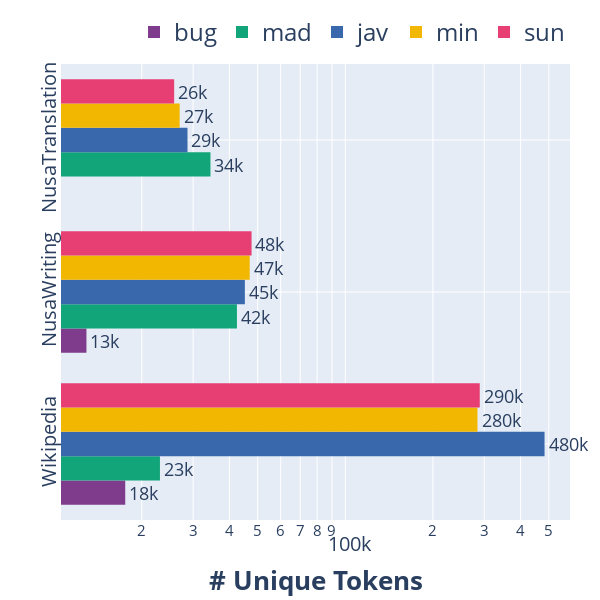

Notebook source saved alongside this figure:
### Code cell
fig = px.histogram(unique_tokens_df, x="unique_tokens", y="type",
    color='lang', barmode='group', orientation='h', text_auto=".2s",
    color_discrete_sequence=px.colors.qualitative.Bold,
    height=400)
fig.update_traces(textfont_size=22, textangle=0, textposition="outside", cliponaxis=False)
fig.update_layout(
    xaxis=dict(
        title='<b># Unique Tokens</b>',
        gridcolor='white',
        type='log',
        gridwidth=1,
        titlefont=dict(size=26),
        tickfont_size=20,
    ),
    yaxis=dict(
        gridcolor='white',
        gridwidth=1,
        titlefont=dict(size=26),
        tickfont_size=20,
        tickangle=-90,
        title="",
    ),
    legend=dict(
        font=dict(size=24),
        orientation="h",
        yanchor="bottom",
        y=1.02,
        xanchor="right",
        x=1,
        title="",
        itemsizing="constant",
    ),
    margin=dict(l=10, r=30, t=10, b=10),
    height=600, width=600, title_text="")
fig.show()

### Figure 1 — Plotly figure (JSON) as saved in the notebook; plotly's stock layout.template omitted (floating-point values rounded to 4 significant figures)
{"data": [{"alignmentgroup": "True", "bingroup": "y", "cliponaxis": false, "histfunc": "sum", "hovertemplate": "lang=bug<br>sum of unique_tokens=%{x}<br>type=%{y}<extra></extra>", "legendgroup": "bug", "marker": {"color": "rgb(127, 60, 141)", "pattern": {"shape": ""}}, "name": "bug", "offsetgroup": "bug", "orientation": "h", "showlegend": true, "textangle": 0, "textfont": {"size": 22}, "textposition": "outside", "texttemplate": "%{value:.2s}", "type": "histogram", "x": [17542, 12909, 0], "xaxis": "x", "y": ["Wikipedia", "NusaWriting", "NusaTranslation"], "yaxis": "y"}, {"alignmentgroup": "True", "bingroup": "y", "cliponaxis": false, "histfunc": "sum", "hovertemplate": "lang=mad<br>sum of unique_tokens=%{x}<br>type=%{y}<extra></extra>", "legendgroup": "mad", "marker": {"color": "rgb(17, 165, 121)", "pattern": {"shape": ""}}, "name": "mad", "offsetgroup": "mad", "orientation": "h", "showlegend": true, "textangle": 0, "textfont": {"size": 22}, "textposition": "outside", "texttemplate": "%{value:.2s}", "type": "histogram", "x": [23085, 42443, 34422], "xaxis": "x", "y": ["Wikipedia", "NusaWriting", "NusaTranslation"], "yaxis": "y"}, {"alignmentgroup": "True", "bingroup": "y", "cliponaxis": false, "histfunc": "sum", "hovertemplate": "lang=jav<br>sum of unique_tokens=%{x}<br>type=%{y}<extra></extra>", "legendgroup": "jav", "marker": {"color": "rgb(57, 105, 172)", "pattern": {"shape": ""}}, "name": "jav", "offsetgroup": "jav", "orientation": "h", "showlegend": true, "textangle": 0, "textfont": {"size": 22}, "textposition": "outside", "texttemplate": "%{value:.2s}", "type": "histogram", "x": [483499, 45190, 28707], "xaxis": "x", "y": ["Wikipedia", "NusaWriting", "NusaTranslation"], "yaxis": "y"}, {"alignmentgroup": "True", "bingroup": "y", "cliponaxis": false, "histfunc": "sum", "hovertemplate": "lang=min<br>sum of unique_tokens=%{x}<br>type=%{y}<extra></extra>", "legendgroup": "min", "marker": {"color": "rgb(242, 183, 1)", "pattern": {"shape": ""}}, "name": "min", "offsetgroup": "min", "orientation": "h", "showlegend": true, "textangle": 0, "textfont": {"size": 22}, "textposition": "outside", "texttemplate": "%{value:.2s}", "type": "histogram", "x": [284476, 46955, 26980], "xaxis": "x", "y": ["Wikipedia", "NusaWriting", "NusaTranslation"], "yaxis": "y"}, {"alignmentgroup": "True", "bingroup": "y", "cliponaxis": false, "histfunc": "sum", "hovertemplate": "lang=sun<br>sum of unique_tokens=%{x}<br>type=%{y}<extra></extra>", "legendgroup": "sun", "marker": {"color": "rgb(231, 63, 116)", "pattern": {"shape": ""}}, "name": "sun", "offsetgroup": "sun", "orientation": "h", "showlegend": true, "textangle": 0, "textfont": {"size": 22}, "textposition": "outside", "texttemplate": "%{value:.2s}", "type": "histogram", "x": [289629, 47648, 25831], "xaxis": "x", "y": ["Wikipedia", "NusaWriting", "NusaTranslation"], "yaxis": "y"}], "layout": {"barmode": "group", "height": 600, "legend": {"font": {"size": 24}, "itemsizing": "constant", "orientation": "h", "title": {"text": ""}, "tracegroupgap": 0, "x": 1, "xanchor": "right", "y": 1.02, "yanchor": "bottom"}, "margin": {"b": 10, "l": 10, "r": 30, "t": 10}, "title": {"text": ""}, "width": 600, "xaxis": {"anchor": "y", "autorange": true, "domain": [0, 1], "gridcolor": "white", "gridwidth": 1, "range": [4.023, 5.772], "tickfont": {"size": 20}, "title": {"font": {"size": 26}, "text": "<b># Unique Tokens</b>"}, "type": "log"}, "yaxis": {"anchor": "x", "autorange": true, "domain": [0, 1], "gridcolor": "white", "gridwidth": 1, "range": [-0.5, 2.5], "tickangle": -90, "tickfont": {"size": 20}, "title": {"text": ""}, "type": "category"}}}
